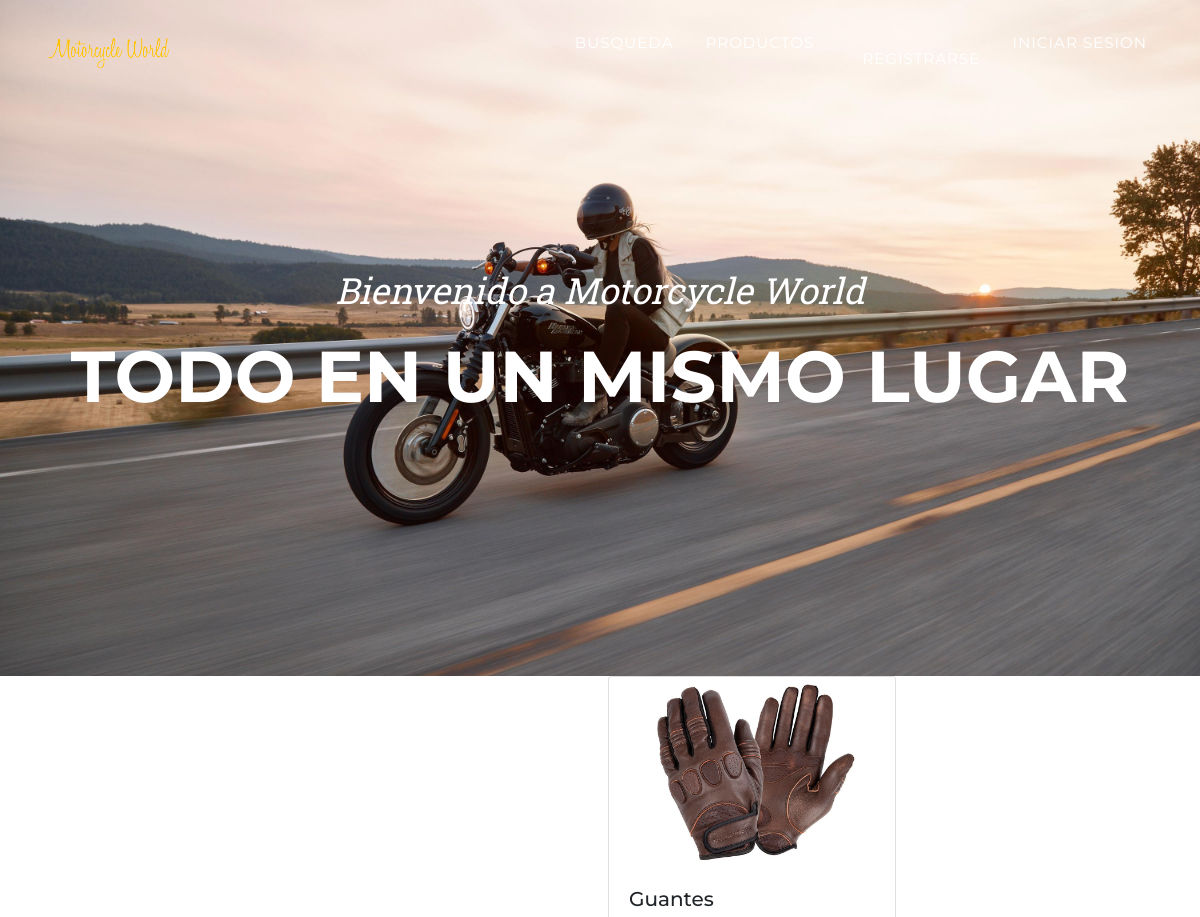
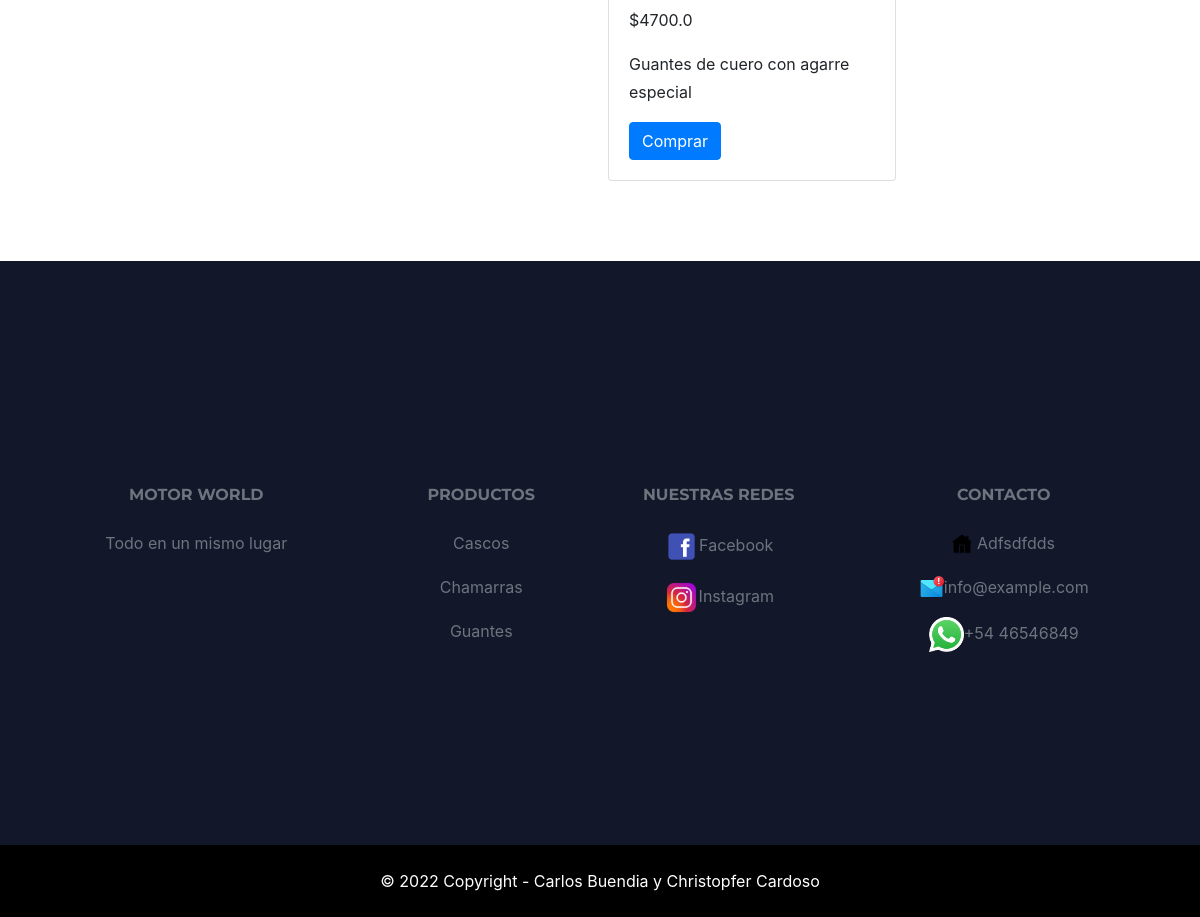
/detalleproductos/20/, run on the app's committed database (2 pictures, top to bottom).
### AppFinal/models.py (models this page shows)
class Product(models.Model):
    name = models.CharField(max_length= 40)
    price = models.FloatField()
    desc = models.TextField()
    SKU = models.CharField(max_length=30)
    stock = models.BooleanField(default= True)
    image = models.ImageField(upload_to='producto_image', default='producto_image/descarga.png')
    users_wishlist = models.ManyToManyField(settings.AUTH_USER_MODEL, related_name="user_wishlist", blank=True)
    class Meta:
        verbose_name = 'producto'
        verbose_name_plural = 'productos'

### AppFinal/views.py (the view)
class DetailViewProducts(DetailView):
    model = Product
    template_name = 'AppFinal/detalleproductos.html'

### AppFinal/templates/AppFinal/detalleproductos.html (shortened to what this page needs)
    {% extends "AppFinal/padre.html" %}
    {% block Contenido %}
            <div class="card" style="width: 18rem">
                <img src="{{object.image.url}}" class="card-img-top" >
                <div class="card-body">
                <h5 class="card-title">{{object.name}}</h5>
                <p class="card-text">${{object.price}}</p>
                <p class="card-text">{{object.desc}}</p>
                {% if request.user.is_authenticated %}
                <a href="/compra" class="btn btn-primary">Comprar</a>
                 {% else %}
                <a href="/comprafallida" class="btn btn-primary">Comprar</a>
                {% endif %}
          </div>
        </div>
    {% endblock %}

### data on the page
Product: image (picture), name "Guantes", price "4700.0", desc "Guantes de cuero con agarre especial"
